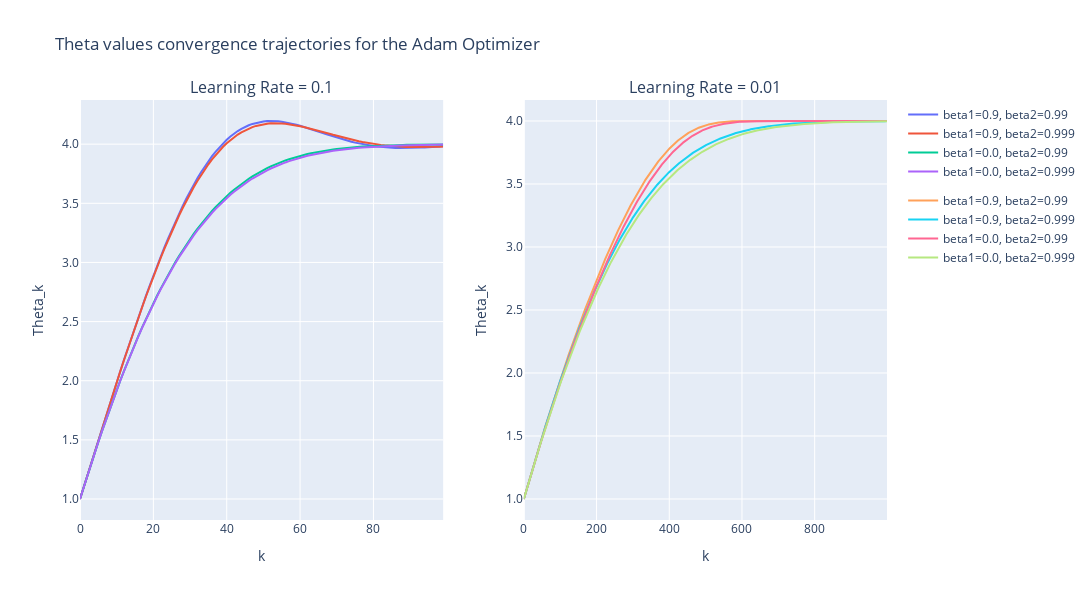
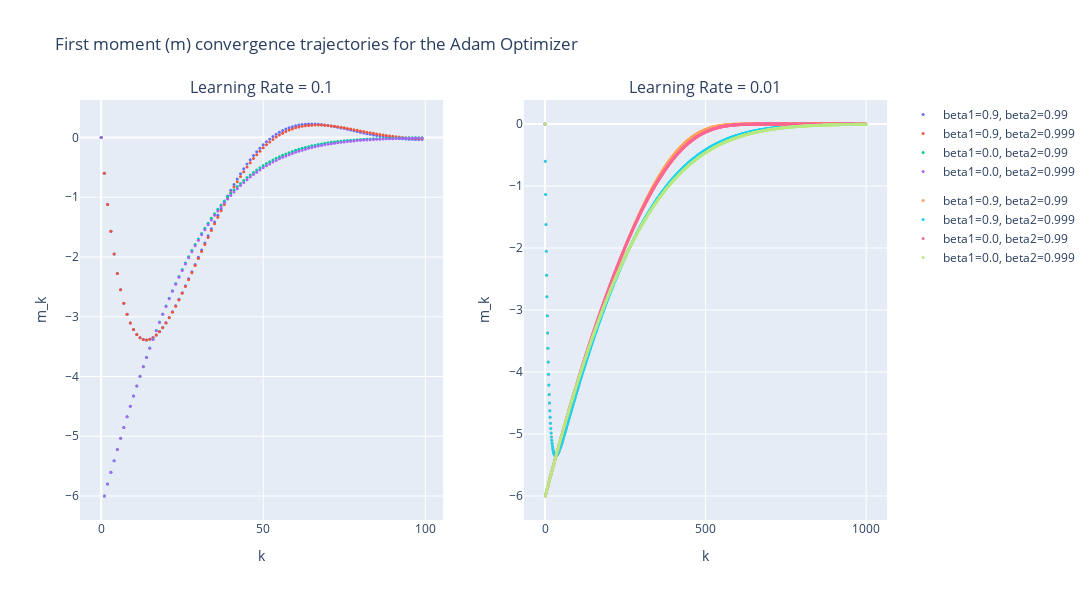
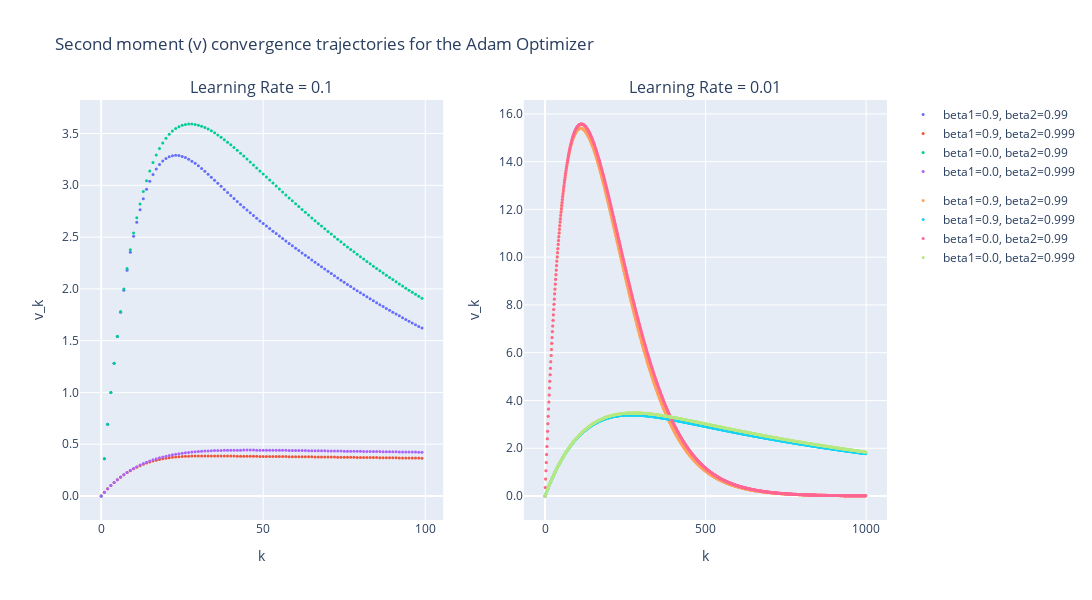

Notebook cell for these charts, in order:
### Markdown cell above
## Adam - Discrete

### Code cell
# Creation of subplots
fig_theta = make_subplots(rows=1, cols=n_learning_rates, 
                          subplot_titles=[f'Learning Rate = {lr}' for lr in param_grid['lr']])
fig_m = make_subplots(rows=1, cols=n_learning_rates, 
                      subplot_titles=[f'Learning Rate = {lr}' for lr in param_grid['lr']])
fig_v = make_subplots(rows=1, cols=n_learning_rates, 
                      subplot_titles=[f'Learning Rate = {lr}' for lr in param_grid['lr']])

# Iterate over each learning rate in the parameter grid
for i, lr in enumerate(param_grid['lr']):

    # Filter the parameter list to get only those with the current learning rate
    filtered_params = [p for p in param_list if p['lr'] == lr]

    # Set the number of epochs based on the learning rate
    if lr == 0.1:
        epochs = 100
    elif lr == 0.01:
        epochs = 1000

    # Iterate over each set of filtered parameters
    for params in filtered_params:
        theta_initial = 1.0  # Initial value for theta
        
        print(f'\nAdam Configuration: {params}')
        
        # Initialize and solve the AdamMomentum optimizer with the given parameters
        solver = AdamMomentum(dL=dL, lr=lr, beta1=params['beta1'], beta2=params['beta2'], epochs=epochs)
        solver.solve(theta_initial=theta_initial)

        label = f"beta1={params['beta1']}, beta2={params['beta2']}"
        
        # Add data to the theta figure
        fig_theta.add_trace(go.Scatter(
            x=list(range(epochs)),
            y=solver.theta_result,
            mode='lines',
            name=label,
            legendgroup=f'LR={lr}',
        ), row=1, col=i+1)
        
        # Add data to the m_result figure
        fig_m.add_trace(go.Scatter(
            x=list(range(epochs)),
            y=solver.m_result,
            mode='markers',
            marker=dict(size=3),
            name=label,
            legendgroup=f'LR={lr}',
        ), row=1, col=i+1)
        
        # Add data to the v_result figure
        fig_v.add_trace(go.Scatter(
            x=list(range(epochs)),
            y=solver.v_result,
            mode='markers',
            marker=dict(size=3),
            name=label,
            legendgroup=f'LR={lr}',
        ), row=1, col=i+1)

# Update titles and labels for the figures
fig_theta.update_layout(title_text='Theta values convergence trajectories for the Adam Optimizer', showlegend=True)
fig_m.update_layout(title_text='First moment (m) convergence trajectories for the Adam Optimizer', showlegend=True)
fig_v.update_layout(title_text='Second moment (v) convergence trajectories for the Adam Optimizer', showlegend=True)

fig_theta.update_xaxes(title_text="k")
fig_theta.update_yaxes(tickformat=".1f", title_text="Theta_k")
fig_theta.update_layout(
    width=1500,  # Width in pixels
    height=600   # Height in pixels
)

fig_m.update_xaxes(title_text="k")
fig_m.update_yaxes(title_text="m_k")
fig_m.update_layout(
    width=1500,  # Width in pixels
    height=600   # Height in pixels
)

fig_v.update_xaxes(title_text="k")
fig_v.update_yaxes(tickformat=".1f", title_text="v_k")
fig_v.update_layout(
    width=1500,  # Width in pixels
    height=600   # Height in pixels
)

# Show the figures
fig_theta.show()
fig_m.show()
fig_v.show()

### Figure 1 — Plotly figure (JSON) as saved in the notebook; plotly's stock layout.template omitted (floating-point values rounded to 4 significant figures; data arrays with more than 128 entries replaced by an {"elided": "..."} marker saying what was removed)
{"data": [{"legendgroup": "LR=0.1", "mode": "lines", "name": "beta1=0.9, beta2=0.99", "type": "scatter", "x": [0, 1, 2, 3, 4, 5, 6, 7, 8, 9, 10, 11, 12, 13, 14, 15, 16, 17, 18, 19, 20, 21, 22, 23, 24, 25, 26, 27, 28, 29, 30, 31, 32, 33, 34, 35, 36, 37, 38, 39, 40, 41, 42, 43, 44, 45, 46, 47, 48, 49, 50, 51, 52, 53, 54, 55, 56, 57, 58, 59, 60, 61, 62, 63, 64, 65, 66, 67, 68, 69, 70, 71, 72, 73, 74, 75, 76, 77, 78, 79, 80, 81, 82, 83, 84, 85, 86, 87, 88, 89, 90, 91, 92, 93, 94, 95, 96, 97, 98, 99], "xaxis": "x", "y": [1, 1.1, 1.2, 1.3, 1.399, 1.498, 1.597, 1.696, 1.793, 1.89, 1.987, 2.082, 2.177, 2.271, 2.363, 2.454, 2.544, 2.633, 2.72, 2.805, 2.888, 2.97, 3.049, 3.127, 3.202, 3.275, 3.345, 3.413, 3.478, 3.541, 3.601, 3.658, 3.712, 3.763, 3.811, 3.856, 3.899, 3.938, 3.974, 4.007, 4.037, 4.065, 4.089, 4.111, 4.13, 4.146, 4.16, 4.171, 4.18, 4.187, 4.192, 4.195, 4.196, 4.195, 4.193, 4.19, 4.185, 4.179, 4.172, 4.164, 4.156, 4.146, 4.137, 4.127, 4.117, 4.106, 4.096, 4.086, 4.075, 4.065, 4.056, 4.046, 4.037, 4.029, 4.021, 4.013, 4.006, 4.0, 3.994, 3.989, 3.984, 3.98, 3.977, 3.974, 3.972, 3.97, 3.968, 3.968, 3.967, 3.967, 3.968, 3.969, 3.97, 3.971, 3.972, 3.974, 3.976, 3.978, 3.98, 3.982], "yaxis": "y"}, {"legendgroup": "LR=0.1", "mode": "lines", "name": "beta1=0.9, beta2=0.999", "type": "scatter", "x": [0, 1, 2, 3, 4, 5, 6, 7, 8, 9, 10, 11, 12, 13, 14, 15, 16, 17, 18, 19, 20, 21, 22, 23, 24, 25, 26, 27, 28, 29, 30, 31, 32, 33, 34, 35, 36, 37, 38, 39, 40, 41, 42, 43, 44, 45, 46, 47, 48, 49, 50, 51, 52, 53, 54, 55, 56, 57, 58, 59, 60, 61, 62, 63, 64, 65, 66, 67, 68, 69, 70, 71, 72, 73, 74, 75, 76, 77, 78, 79, 80, 81, 82, 83, 84, 85, 86, 87, 88, 89, 90, 91, 92, 93, 94, 95, 96, 97, 98, 99], "xaxis": "x", "y": [1, 1.1, 1.2, 1.3, 1.399, 1.498, 1.597, 1.695, 1.793, 1.89, 1.986, 2.081, 2.175, 2.268, 2.36, 2.451, 2.54, 2.628, 2.714, 2.798, 2.881, 2.961, 3.039, 3.116, 3.19, 3.261, 3.33, 3.397, 3.461, 3.522, 3.58, 3.636, 3.689, 3.739, 3.786, 3.83, 3.871, 3.91, 3.945, 3.978, 4.008, 4.035, 4.059, 4.081, 4.101, 4.117, 4.132, 4.144, 4.154, 4.163, 4.169, 4.173, 4.176, 4.177, 4.177, 4.176, 4.173, 4.169, 4.164, 4.159, 4.152, 4.145, 4.138, 4.13, 4.122, 4.113, 4.105, 4.096, 4.088, 4.079, 4.071, 4.062, 4.054, 4.046, 4.039, 4.032, 4.025, 4.019, 4.013, 4.008, 4.003, 3.998, 3.994, 3.99, 3.987, 3.984, 3.982, 3.98, 3.978, 3.977, 3.976, 3.976, 3.975, 3.975, 3.976, 3.976, 3.977, 3.977, 3.978, 3.979], "yaxis": "y"}, {"legendgroup": "LR=0.1", "mode": "lines", "name": "beta1=0.0, beta2=0.99", "type": "scatter", "x": [0, 1, 2, 3, 4, 5, 6, 7, 8, 9, 10, 11, 12, 13, 14, 15, 16, 17, 18, 19, 20, 21, 22, 23, 24, 25, 26, 27, 28, 29, 30, 31, 32, 33, 34, 35, 36, 37, 38, 39, 40, 41, 42, 43, 44, 45, 46, 47, 48, 49, 50, 51, 52, 53, 54, 55, 56, 57, 58, 59, 60, 61, 62, 63, 64, 65, 66, 67, 68, 69, 70, 71, 72, 73, 74, 75, 76, 77, 78, 79, 80, 81, 82, 83, 84, 85, 86, 87, 88, 89, 90, 91, 92, 93, 94, 95, 96, 97, 98, 99], "xaxis": "x", "y": [1, 1.1, 1.198, 1.295, 1.39, 1.483, 1.574, 1.664, 1.751, 1.837, 1.921, 2.003, 2.083, 2.161, 2.238, 2.312, 2.385, 2.455, 2.524, 2.59, 2.655, 2.718, 2.779, 2.838, 2.895, 2.95, 3.003, 3.054, 3.104, 3.151, 3.197, 3.241, 3.283, 3.324, 3.362, 3.4, 3.435, 3.469, 3.501, 3.532, 3.561, 3.589, 3.615, 3.64, 3.664, 3.687, 3.708, 3.728, 3.747, 3.765, 3.781, 3.797, 3.812, 3.826, 3.839, 3.851, 3.862, 3.873, 3.883, 3.892, 3.901, 3.909, 3.916, 3.923, 3.93, 3.936, 3.941, 3.946, 3.951, 3.955, 3.959, 3.963, 3.966, 3.969, 3.972, 3.975, 3.977, 3.979, 3.981, 3.983, 3.985, 3.986, 3.988, 3.989, 3.99, 3.991, 3.992, 3.993, 3.994, 3.994, 3.995, 3.995, 3.996, 3.996, 3.997, 3.997, 3.997, 3.998, 3.998, 3.998], "yaxis": "y"}, {"legendgroup": "LR=0.1", "mode": "lines", "name": "beta1=0.0, beta2=0.999", "type": "scatter", "x": [0, 1, 2, 3, 4, 5, 6, 7, 8, 9, 10, 11, 12, 13, 14, 15, 16, 17, 18, 19, 20, 21, 22, 23, 24, 25, 26, 27, 28, 29, 30, 31, 32, 33, 34, 35, 36, 37, 38, 39, 40, 41, 42, 43, 44, 45, 46, 47, 48, 49, 50, 51, 52, 53, 54, 55, 56, 57, 58, 59, 60, 61, 62, 63, 64, 65, 66, 67, 68, 69, 70, 71, 72, 73, 74, 75, 76, 77, 78, 79, 80, 81, 82, 83, 84, 85, 86, 87, 88, 89, 90, 91, 92, 93, 94, 95, 96, 97, 98, 99], "xaxis": "x", "y": [1, 1.1, 1.198, 1.295, 1.39, 1.483, 1.574, 1.663, 1.751, 1.836, 1.92, 2.002, 2.082, 2.16, 2.236, 2.31, 2.382, 2.452, 2.52, 2.586, 2.65, 2.712, 2.773, 2.831, 2.887, 2.942, 2.994, 3.045, 3.094, 3.14, 3.186, 3.229, 3.27, 3.31, 3.348, 3.385, 3.42, 3.453, 3.485, 3.515, 3.544, 3.572, 3.598, 3.623, 3.646, 3.668, 3.69, 3.71, 3.728, 3.746, 3.763, 3.779, 3.794, 3.808, 3.821, 3.834, 3.845, 3.856, 3.867, 3.876, 3.885, 3.894, 3.902, 3.909, 3.916, 3.922, 3.928, 3.934, 3.939, 3.944, 3.948, 3.952, 3.956, 3.96, 3.963, 3.966, 3.969, 3.971, 3.974, 3.976, 3.978, 3.98, 3.982, 3.983, 3.985, 3.986, 3.987, 3.988, 3.989, 3.99, 3.991, 3.992, 3.993, 3.993, 3.994, 3.995, 3.995, 3.995, 3.996, 3.996], "yaxis": "y"}, {"legendgroup": "LR=0.01", "mode": "lines", "name": "beta1=0.9, beta2=0.99", "type": "scatter", "x": {"elided": "1000 int values"}, "xaxis": "x2", "y": {"elided": "1000 float values"}, "yaxis": "y2"}, {"legendgroup": "LR=0.01", "mode": "lines", "name": "beta1=0.9, beta2=0.999", "type": "scatter", "x": {"elided": "1000 int values"}, "xaxis": "x2", "y": {"elided": "1000 float values"}, "yaxis": "y2"}, {"legendgroup": "LR=0.01", "mode": "lines", "name": "beta1=0.0, beta2=0.99", "type": "scatter", "x": {"elided": "1000 int values"}, "xaxis": "x2", "y": {"elided": "1000 float values"}, "yaxis": "y2"}, {"legendgroup": "LR=0.01", "mode": "lines", "name": "beta1=0.0, beta2=0.999", "type": "scatter", "x": {"elided": "1000 int values"}, "xaxis": "x2", "y": {"elided": "1000 float values"}, "yaxis": "y2"}], "layout": {"annotations": [{"font": {"size": 16}, "showarrow": false, "text": "Learning Rate = 0.1", "x": 0.225, "xanchor": "center", "xref": "paper", "y": 1, "yanchor": "bottom", "yref": "paper"}, {"font": {"size": 16}, "showarrow": false, "text": "Learning Rate = 0.01", "x": 0.775, "xanchor": "center", "xref": "paper", "y": 1, "yanchor": "bottom", "yref": "paper"}], "height": 600, "showlegend": true, "title": {"text": "Theta values convergence trajectories for the Adam Optimizer"}, "width": 1500, "xaxis": {"anchor": "y", "domain": [0, 0.45], "title": {"text": "k"}}, "xaxis2": {"anchor": "y2", "domain": [0.55, 1], "title": {"text": "k"}}, "yaxis": {"anchor": "x", "domain": [0, 1], "tickformat": ".1f", "title": {"text": "Theta_k"}}, "yaxis2": {"anchor": "x2", "domain": [0, 1], "tickformat": ".1f", "title": {"text": "Theta_k"}}}}

### Figure 2 — Plotly figure (JSON) as saved in the notebook; plotly's stock layout.template omitted (floating-point values rounded to 4 significant figures; data arrays with more than 128 entries replaced by an {"elided": "..."} marker saying what was removed)
{"data": [{"legendgroup": "LR=0.1", "marker": {"size": 3}, "mode": "markers", "name": "beta1=0.9, beta2=0.99", "type": "scatter", "x": [0, 1, 2, 3, 4, 5, 6, 7, 8, 9, 10, 11, 12, 13, 14, 15, 16, 17, 18, 19, 20, 21, 22, 23, 24, 25, 26, 27, 28, 29, 30, 31, 32, 33, 34, 35, 36, 37, 38, 39, 40, 41, 42, 43, 44, 45, 46, 47, 48, 49, 50, 51, 52, 53, 54, 55, 56, 57, 58, 59, 60, 61, 62, 63, 64, 65, 66, 67, 68, 69, 70, 71, 72, 73, 74, 75, 76, 77, 78, 79, 80, 81, 82, 83, 84, 85, 86, 87, 88, 89, 90, 91, 92, 93, 94, 95, 96, 97, 98, 99], "xaxis": "x", "y": [0, -0.6, -1.12, -1.568, -1.951, -2.276, -2.549, -2.775, -2.958, -3.104, -3.215, -3.296, -3.35, -3.38, -3.388, -3.376, -3.348, -3.304, -3.247, -3.179, -3.1, -3.012, -2.917, -2.815, -2.709, -2.597, -2.483, -2.365, -2.246, -2.126, -2.005, -1.885, -1.765, -1.646, -1.529, -1.414, -1.301, -1.191, -1.084, -0.9812, -0.8817, -0.786, -0.6945, -0.6072, -0.5244, -0.446, -0.3722, -0.303, -0.2384, -0.1785, -0.1232, -0.07251, -0.02629, 0.01552, 0.05302, 0.08634, 0.1156, 0.141, 0.1626, 0.1807, 0.1955, 0.207, 0.2156, 0.2214, 0.2246, 0.2255, 0.2242, 0.221, 0.216, 0.2094, 0.2015, 0.1925, 0.1825, 0.1717, 0.1602, 0.1483, 0.1361, 0.1237, 0.1113, 0.09895, 0.0868, 0.07494, 0.06347, 0.05245, 0.04197, 0.03207, 0.02281, 0.01422, 0.006326, -0.0008497, -0.007298, -0.01302, -0.01801, -0.0223, -0.02589, -0.02881, -0.03109, -0.03276, -0.03387, -0.03445], "yaxis": "y"}, {"legendgroup": "LR=0.1", "marker": {"size": 3}, "mode": "markers", "name": "beta1=0.9, beta2=0.999", "type": "scatter", "x": [0, 1, 2, 3, 4, 5, 6, 7, 8, 9, 10, 11, 12, 13, 14, 15, 16, 17, 18, 19, 20, 21, 22, 23, 24, 25, 26, 27, 28, 29, 30, 31, 32, 33, 34, 35, 36, 37, 38, 39, 40, 41, 42, 43, 44, 45, 46, 47, 48, 49, 50, 51, 52, 53, 54, 55, 56, 57, 58, 59, 60, 61, 62, 63, 64, 65, 66, 67, 68, 69, 70, 71, 72, 73, 74, 75, 76, 77, 78, 79, 80, 81, 82, 83, 84, 85, 86, 87, 88, 89, 90, 91, 92, 93, 94, 95, 96, 97, 98, 99], "xaxis": "x", "y": [0, -0.6, -1.12, -1.568, -1.951, -2.276, -2.549, -2.775, -2.958, -3.104, -3.216, -3.297, -3.351, -3.381, -3.389, -3.378, -3.35, -3.307, -3.251, -3.183, -3.105, -3.018, -2.924, -2.824, -2.718, -2.609, -2.496, -2.38, -2.263, -2.144, -2.026, -1.907, -1.789, -1.672, -1.557, -1.445, -1.334, -1.226, -1.122, -1.021, -0.923, -0.8292, -0.7393, -0.6535, -0.5719, -0.4946, -0.4217, -0.3531, -0.2889, -0.2291, -0.1737, -0.1225, -0.07562, -0.03284, 0.005909, 0.04074, 0.07178, 0.09917, 0.1231, 0.1436, 0.161, 0.1754, 0.1869, 0.1958, 0.2023, 0.2064, 0.2085, 0.2086, 0.207, 0.2038, 0.1992, 0.1934, 0.1865, 0.1787, 0.1701, 0.1609, 0.1513, 0.1412, 0.1309, 0.1204, 0.1099, 0.09946, 0.08915, 0.07904, 0.06922, 0.05973, 0.05063, 0.04196, 0.03376, 0.02606, 0.01888, 0.01223, 0.00613, 0.0005792, -0.004422, -0.008879, -0.0128, -0.01621, -0.01911, -0.02152], "yaxis": "y"}, {"legendgroup": "LR=0.1", "marker": {"size": 3}, "mode": "markers", "name": "beta1=0.0, beta2=0.99", "type": "scatter", "x": [0, 1, 2, 3, 4, 5, 6, 7, 8, 9, 10, 11, 12, 13, 14, 15, 16, 17, 18, 19, 20, 21, 22, 23, 24, 25, 26, 27, 28, 29, 30, 31, 32, 33, 34, 35, 36, 37, 38, 39, 40, 41, 42, 43, 44, 45, 46, 47, 48, 49, 50, 51, 52, 53, 54, 55, 56, 57, 58, 59, 60, 61, 62, 63, 64, 65, 66, 67, 68, 69, 70, 71, 72, 73, 74, 75, 76, 77, 78, 79, 80, 81, 82, 83, 84, 85, 86, 87, 88, 89, 90, 91, 92, 93, 94, 95, 96, 97, 98, 99], "xaxis": "x", "y": [0, -6, -5.8, -5.603, -5.41, -5.221, -5.034, -4.852, -4.673, -4.498, -4.326, -4.158, -3.994, -3.834, -3.677, -3.525, -3.376, -3.231, -3.09, -2.952, -2.819, -2.69, -2.564, -2.442, -2.325, -2.211, -2.1, -1.994, -1.892, -1.793, -1.697, -1.606, -1.518, -1.434, -1.353, -1.275, -1.201, -1.13, -1.062, -0.9979, -0.9364, -0.8779, -0.8223, -0.7695, -0.7194, -0.6719, -0.627, -0.5845, -0.5444, -0.5065, -0.4709, -0.4373, -0.4057, -0.3761, -0.3483, -0.3222, -0.2978, -0.275, -0.2537, -0.2338, -0.2153, -0.1981, -0.182, -0.1671, -0.1533, -0.1405, -0.1286, -0.1176, -0.1075, -0.09809, -0.08946, -0.0815, -0.07418, -0.06745, -0.06127, -0.0556, -0.05041, -0.04566, -0.04132, -0.03735, -0.03373, -0.03043, -0.02743, -0.0247, -0.02221, -0.01996, -0.01792, -0.01607, -0.0144, -0.01289, -0.01152, -0.01029, -0.009186, -0.008189, -0.007293, -0.006488, -0.005766, -0.005119, -0.00454, -0.004022], "yaxis": "y"}, {"legendgroup": "LR=0.1", "marker": {"size": 3}, "mode": "markers", "name": "beta1=0.0, beta2=0.999", "type": "scatter", "x": [0, 1, 2, 3, 4, 5, 6, 7, 8, 9, 10, 11, 12, 13, 14, 15, 16, 17, 18, 19, 20, 21, 22, 23, 24, 25, 26, 27, 28, 29, 30, 31, 32, 33, 34, 35, 36, 37, 38, 39, 40, 41, 42, 43, 44, 45, 46, 47, 48, 49, 50, 51, 52, 53, 54, 55, 56, 57, 58, 59, 60, 61, 62, 63, 64, 65, 66, 67, 68, 69, 70, 71, 72, 73, 74, 75, 76, 77, 78, 79, 80, 81, 82, 83, 84, 85, 86, 87, 88, 89, 90, 91, 92, 93, 94, 95, 96, 97, 98, 99], "xaxis": "x", "y": [0, -6, -5.8, -5.603, -5.41, -5.221, -5.035, -4.852, -4.674, -4.499, -4.327, -4.16, -3.996, -3.836, -3.681, -3.529, -3.381, -3.236, -3.096, -2.96, -2.828, -2.699, -2.575, -2.455, -2.338, -2.225, -2.117, -2.012, -1.91, -1.813, -1.719, -1.629, -1.542, -1.459, -1.379, -1.303, -1.23, -1.16, -1.093, -1.03, -0.9692, -0.9115, -0.8565, -0.8043, -0.7547, -0.7076, -0.663, -0.6208, -0.5808, -0.543, -0.5073, -0.4736, -0.4419, -0.4119, -0.3838, -0.3573, -0.3324, -0.309, -0.2871, -0.2665, -0.2473, -0.2293, -0.2124, -0.1967, -0.182, -0.1683, -0.1556, -0.1437, -0.1326, -0.1223, -0.1127, -0.1038, -0.09559, -0.08794, -0.08086, -0.0743, -0.06823, -0.06261, -0.05743, -0.05264, -0.04822, -0.04415, -0.04039, -0.03694, -0.03376, -0.03083, -0.02814, -0.02567, -0.02341, -0.02133, -0.01942, -0.01768, -0.01608, -0.01462, -0.01328, -0.01206, -0.01095, -0.009931, -0.009003, -0.008158], "yaxis": "y"}, {"legendgroup": "LR=0.01", "marker": {"size": 3}, "mode": "markers", "name": "beta1=0.9, beta2=0.99", "type": "scatter", "x": {"elided": "1000 int values"}, "xaxis": "x2", "y": {"elided": "1000 float values"}, "yaxis": "y2"}, {"legendgroup": "LR=0.01", "marker": {"size": 3}, "mode": "markers", "name": "beta1=0.9, beta2=0.999", "type": "scatter", "x": {"elided": "1000 int values"}, "xaxis": "x2", "y": {"elided": "1000 float values"}, "yaxis": "y2"}, {"legendgroup": "LR=0.01", "marker": {"size": 3}, "mode": "markers", "name": "beta1=0.0, beta2=0.99", "type": "scatter", "x": {"elided": "1000 int values"}, "xaxis": "x2", "y": {"elided": "1000 float values"}, "yaxis": "y2"}, {"legendgroup": "LR=0.01", "marker": {"size": 3}, "mode": "markers", "name": "beta1=0.0, beta2=0.999", "type": "scatter", "x": {"elided": "1000 int values"}, "xaxis": "x2", "y": {"elided": "1000 float values"}, "yaxis": "y2"}], "layout": {"annotations": [{"font": {"size": 16}, "showarrow": false, "text": "Learning Rate = 0.1", "x": 0.225, "xanchor": "center", "xref": "paper", "y": 1, "yanchor": "bottom", "yref": "paper"}, {"font": {"size": 16}, "showarrow": false, "text": "Learning Rate = 0.01", "x": 0.775, "xanchor": "center", "xref": "paper", "y": 1, "yanchor": "bottom", "yref": "paper"}], "height": 600, "showlegend": true, "title": {"text": "First moment (m) convergence trajectories for the Adam Optimizer"}, "width": 1500, "xaxis": {"anchor": "y", "domain": [0, 0.45], "title": {"text": "k"}}, "xaxis2": {"anchor": "y2", "domain": [0.55, 1], "title": {"text": "k"}}, "yaxis": {"anchor": "x", "domain": [0, 1], "title": {"text": "m_k"}}, "yaxis2": {"anchor": "x2", "domain": [0, 1], "title": {"text": "m_k"}}}}

### Figure 3 — Plotly figure (JSON) as saved in the notebook; plotly's stock layout.template omitted (floating-point values rounded to 4 significant figures; data arrays with more than 128 entries replaced by an {"elided": "..."} marker saying what was removed)
{"data": [{"legendgroup": "LR=0.1", "marker": {"size": 3}, "mode": "markers", "name": "beta1=0.9, beta2=0.99", "type": "scatter", "x": [0, 1, 2, 3, 4, 5, 6, 7, 8, 9, 10, 11, 12, 13, 14, 15, 16, 17, 18, 19, 20, 21, 22, 23, 24, 25, 26, 27, 28, 29, 30, 31, 32, 33, 34, 35, 36, 37, 38, 39, 40, 41, 42, 43, 44, 45, 46, 47, 48, 49, 50, 51, 52, 53, 54, 55, 56, 57, 58, 59, 60, 61, 62, 63, 64, 65, 66, 67, 68, 69, 70, 71, 72, 73, 74, 75, 76, 77, 78, 79, 80, 81, 82, 83, 84, 85, 86, 87, 88, 89, 90, 91, 92, 93, 94, 95, 96, 97, 98, 99], "xaxis": "x", "y": [0, 0.36, 0.6928, 0.9995, 1.281, 1.539, 1.774, 1.987, 2.18, 2.353, 2.507, 2.644, 2.765, 2.87, 2.961, 3.039, 3.104, 3.157, 3.201, 3.234, 3.259, 3.276, 3.286, 3.289, 3.287, 3.279, 3.267, 3.252, 3.233, 3.212, 3.188, 3.163, 3.136, 3.108, 3.079, 3.049, 3.02, 2.99, 2.96, 2.931, 2.901, 2.872, 2.844, 2.816, 2.788, 2.761, 2.734, 2.708, 2.682, 2.656, 2.631, 2.606, 2.582, 2.557, 2.533, 2.51, 2.486, 2.462, 2.439, 2.416, 2.393, 2.37, 2.347, 2.324, 2.302, 2.279, 2.257, 2.235, 2.213, 2.191, 2.169, 2.147, 2.126, 2.105, 2.084, 2.063, 2.042, 2.022, 2.002, 1.982, 1.962, 1.942, 1.923, 1.904, 1.885, 1.866, 1.847, 1.829, 1.811, 1.792, 1.775, 1.757, 1.739, 1.722, 1.705, 1.688, 1.671, 1.654, 1.638, 1.621], "yaxis": "y"}, {"legendgroup": "LR=0.1", "marker": {"size": 3}, "mode": "markers", "name": "beta1=0.9, beta2=0.999", "type": "scatter", "x": [0, 1, 2, 3, 4, 5, 6, 7, 8, 9, 10, 11, 12, 13, 14, 15, 16, 17, 18, 19, 20, 21, 22, 23, 24, 25, 26, 27, 28, 29, 30, 31, 32, 33, 34, 35, 36, 37, 38, 39, 40, 41, 42, 43, 44, 45, 46, 47, 48, 49, 50, 51, 52, 53, 54, 55, 56, 57, 58, 59, 60, 61, 62, 63, 64, 65, 66, 67, 68, 69, 70, 71, 72, 73, 74, 75, 76, 77, 78, 79, 80, 81, 82, 83, 84, 85, 86, 87, 88, 89, 90, 91, 92, 93, 94, 95, 96, 97, 98, 99], "xaxis": "x", "y": [0, 0.036, 0.0696, 0.1009, 0.13, 0.1569, 0.1818, 0.2047, 0.2257, 0.245, 0.2626, 0.2785, 0.293, 0.306, 0.3177, 0.3281, 0.3374, 0.3456, 0.3528, 0.359, 0.3644, 0.3691, 0.373, 0.3764, 0.3791, 0.3814, 0.3832, 0.3846, 0.3856, 0.3864, 0.387, 0.3873, 0.3874, 0.3874, 0.3873, 0.3871, 0.3868, 0.3865, 0.3862, 0.3858, 0.3854, 0.385, 0.3846, 0.3843, 0.3839, 0.3836, 0.3832, 0.3829, 0.3826, 0.3823, 0.3821, 0.3818, 0.3815, 0.3813, 0.381, 0.3808, 0.3805, 0.3802, 0.38, 0.3797, 0.3794, 0.3791, 0.3788, 0.3785, 0.3782, 0.3779, 0.3776, 0.3772, 0.3769, 0.3766, 0.3762, 0.3759, 0.3755, 0.3751, 0.3748, 0.3744, 0.374, 0.3737, 0.3733, 0.3729, 0.3725, 0.3722, 0.3718, 0.3714, 0.371, 0.3707, 0.3703, 0.3699, 0.3696, 0.3692, 0.3688, 0.3685, 0.3681, 0.3677, 0.3674, 0.367, 0.3666, 0.3663, 0.3659, 0.3655], "yaxis": "y"}, {"legendgroup": "LR=0.1", "marker": {"size": 3}, "mode": "markers", "name": "beta1=0.0, beta2=0.99", "type": "scatter", "x": [0, 1, 2, 3, 4, 5, 6, 7, 8, 9, 10, 11, 12, 13, 14, 15, 16, 17, 18, 19, 20, 21, 22, 23, 24, 25, 26, 27, 28, 29, 30, 31, 32, 33, 34, 35, 36, 37, 38, 39, 40, 41, 42, 43, 44, 45, 46, 47, 48, 49, 50, 51, 52, 53, 54, 55, 56, 57, 58, 59, 60, 61, 62, 63, 64, 65, 66, 67, 68, 69, 70, 71, 72, 73, 74, 75, 76, 77, 78, 79, 80, 81, 82, 83, 84, 85, 86, 87, 88, 89, 90, 91, 92, 93, 94, 95, 96, 97, 98, 99], "xaxis": "x", "y": [0, 0.36, 0.6928, 0.9999, 1.283, 1.542, 1.78, 1.998, 2.196, 2.377, 2.54, 2.688, 2.82, 2.939, 3.045, 3.139, 3.221, 3.293, 3.356, 3.409, 3.455, 3.493, 3.523, 3.548, 3.566, 3.58, 3.588, 3.592, 3.592, 3.588, 3.581, 3.571, 3.558, 3.543, 3.526, 3.507, 3.486, 3.464, 3.441, 3.416, 3.391, 3.365, 3.338, 3.31, 3.283, 3.254, 3.226, 3.197, 3.168, 3.139, 3.11, 3.08, 3.051, 3.022, 2.993, 2.964, 2.935, 2.907, 2.878, 2.85, 2.822, 2.794, 2.767, 2.739, 2.712, 2.685, 2.659, 2.632, 2.606, 2.58, 2.554, 2.529, 2.503, 2.478, 2.454, 2.429, 2.405, 2.381, 2.357, 2.334, 2.31, 2.287, 2.264, 2.242, 2.219, 2.197, 2.175, 2.153, 2.132, 2.111, 2.089, 2.069, 2.048, 2.027, 2.007, 1.987, 1.967, 1.947, 1.928, 1.909], "yaxis": "y"}, {"legendgroup": "LR=0.1", "marker": {"size": 3}, "mode": "markers", "name": "beta1=0.0, beta2=0.999", "type": "scatter", "x": [0, 1, 2, 3, 4, 5, 6, 7, 8, 9, 10, 11, 12, 13, 14, 15, 16, 17, 18, 19, 20, 21, 22, 23, 24, 25, 26, 27, 28, 29, 30, 31, 32, 33, 34, 35, 36, 37, 38, 39, 40, 41, 42, 43, 44, 45, 46, 47, 48, 49, 50, 51, 52, 53, 54, 55, 56, 57, 58, 59, 60, 61, 62, 63, 64, 65, 66, 67, 68, 69, 70, 71, 72, 73, 74, 75, 76, 77, 78, 79, 80, 81, 82, 83, 84, 85, 86, 87, 88, 89, 90, 91, 92, 93, 94, 95, 96, 97, 98, 99], "xaxis": "x", "y": [0, 0.036, 0.0696, 0.1009, 0.1301, 0.1572, 0.1824, 0.2058, 0.2274, 0.2474, 0.2659, 0.2829, 0.2986, 0.3131, 0.3263, 0.3384, 0.3495, 0.3596, 0.3689, 0.3772, 0.3849, 0.3918, 0.398, 0.4036, 0.4087, 0.4132, 0.4173, 0.4209, 0.4242, 0.427, 0.4296, 0.4318, 0.4337, 0.4354, 0.4369, 0.4381, 0.4392, 0.4401, 0.4409, 0.4415, 0.442, 0.4424, 0.4427, 0.4429, 0.443, 0.4431, 0.4431, 0.443, 0.4429, 0.4428, 0.4426, 0.4424, 0.4421, 0.4418, 0.4415, 0.4412, 0.4409, 0.4405, 0.4402, 0.4398, 0.4394, 0.4391, 0.4387, 0.4383, 0.4379, 0.4374, 0.437, 0.4366, 0.4362, 0.4358, 0.4354, 0.4349, 0.4345, 0.4341, 0.4336, 0.4332, 0.4328, 0.4324, 0.4319, 0.4315, 0.4311, 0.4306, 0.4302, 0.4298, 0.4294, 0.4289, 0.4285, 0.4281, 0.4276, 0.4272, 0.4268, 0.4264, 0.4259, 0.4255, 0.4251, 0.4247, 0.4242, 0.4238, 0.4234, 0.423], "yaxis": "y"}, {"legendgroup": "LR=0.01", "marker": {"size": 3}, "mode": "markers", "name": "beta1=0.9, beta2=0.99", "type": "scatter", "x": {"elided": "1000 int values"}, "xaxis": "x2", "y": {"elided": "1000 float values"}, "yaxis": "y2"}, {"legendgroup": "LR=0.01", "marker": {"size": 3}, "mode": "markers", "name": "beta1=0.9, beta2=0.999", "type": "scatter", "x": {"elided": "1000 int values"}, "xaxis": "x2", "y": {"elided": "1000 float values"}, "yaxis": "y2"}, {"legendgroup": "LR=0.01", "marker": {"size": 3}, "mode": "markers", "name": "beta1=0.0, beta2=0.99", "type": "scatter", "x": {"elided": "1000 int values"}, "xaxis": "x2", "y": {"elided": "1000 float values"}, "yaxis": "y2"}, {"legendgroup": "LR=0.01", "marker": {"size": 3}, "mode": "markers", "name": "beta1=0.0, beta2=0.999", "type": "scatter", "x": {"elided": "1000 int values"}, "xaxis": "x2", "y": {"elided": "1000 float values"}, "yaxis": "y2"}], "layout": {"annotations": [{"font": {"size": 16}, "showarrow": false, "text": "Learning Rate = 0.1", "x": 0.225, "xanchor": "center", "xref": "paper", "y": 1, "yanchor": "bottom", "yref": "paper"}, {"font": {"size": 16}, "showarrow": false, "text": "Learning Rate = 0.01", "x": 0.775, "xanchor": "center", "xref": "paper", "y": 1, "yanchor": "bottom", "yref": "paper"}], "height": 600, "showlegend": true, "title": {"text": "Second moment (v) convergence trajectories for the Adam Optimizer"}, "width": 1500, "xaxis": {"anchor": "y", "domain": [0, 0.45], "title": {"text": "k"}}, "xaxis2": {"anchor": "y2", "domain": [0.55, 1], "title": {"text": "k"}}, "yaxis": {"anchor": "x", "domain": [0, 1], "tickformat": ".1f", "title": {"text": "v_k"}}, "yaxis2": {"anchor": "x2", "domain": [0, 1], "tickformat": ".1f", "title": {"text": "v_k"}}}}
